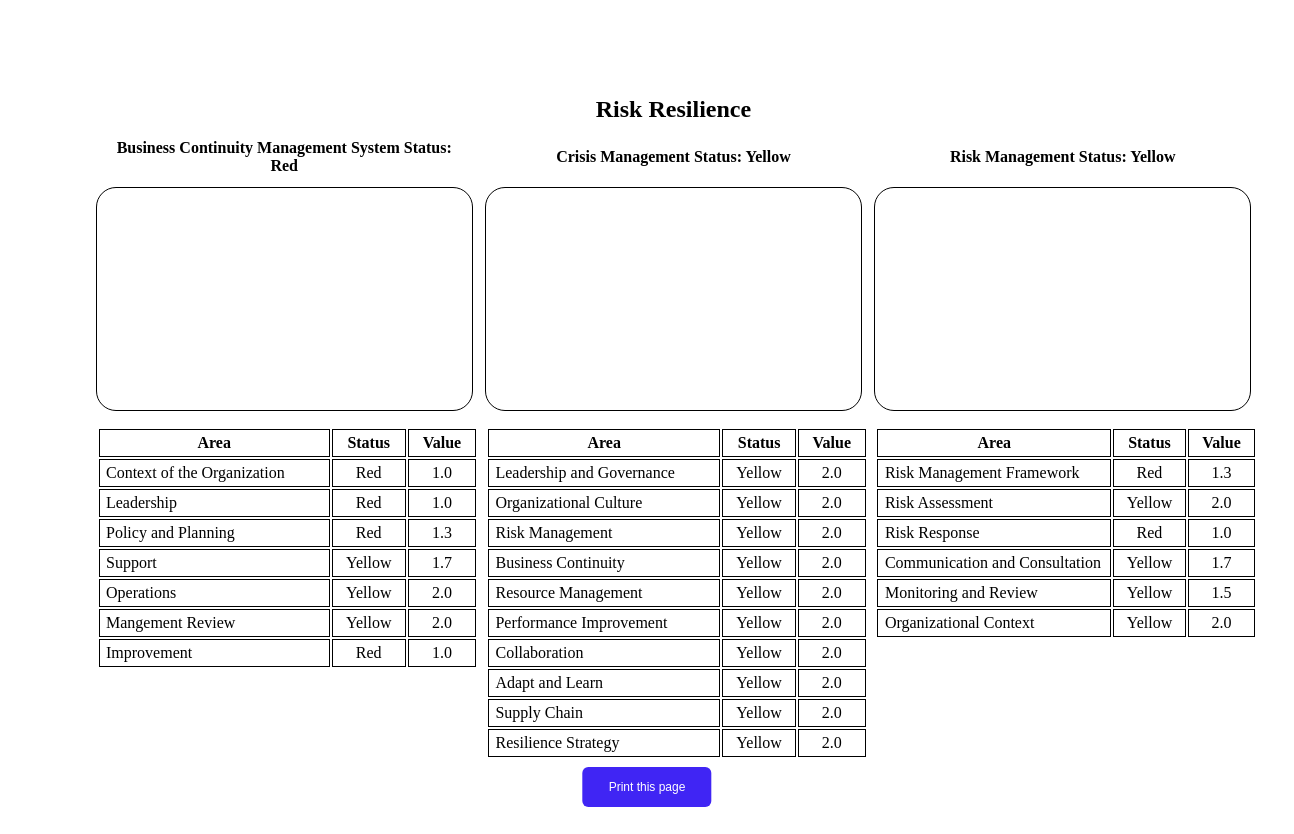
The app's page /ISO22301/results_overall/ (signed in) with its own data.
### ISO22301/models.py (models this page shows, shortened)
class Dashboard(models.Model):
    dashboard = models.CharField(max_length=50)
    company = models.CharField(max_length=150, default="None")

class Surveys(models.Model):
    survey = models.CharField(max_length=200)
    context = models.CharField(max_length=400) #identify survey css to use to set fill colors for visisted and results
    color = models.CharField(max_length=400) #set results color
    opacity = models.DecimalField(max_digits=2, decimal_places=1, blank = True) #Uset opacity for fill color for visited or results
    taken = models.IntegerField(blank = True) #Identify if survey taken: 0 = not taken, 1 = taken

class Final_Result(models.Model):
    user_id = models.IntegerField(null = True, blank=False)
    area = models.CharField(max_length=300)
    scores = models.DecimalField(max_digits=2, decimal_places=1)
    max_scores=models.IntegerField(blank = True)
    survey = models.IntegerField(blank = True)
    company = models.CharField(max_length=250, null = True)
    area_id = models.IntegerField(null = True, blank=False)
    overall_color = models.CharField(max_length=20, null = True)
    survey_name = models.CharField(max_length=40, null = True)
    length = models.IntegerField(blank = True)
    respondent = models.CharField(max_length=250, null = True)
    area_color = models.CharField(max_length=20, null = True)

### ISO22301/views.py (the view)
# urls.py: path('results_overall/', views.results_overall, name='results_overall',)
def results_overall(request):
    user_id=request.user.id #get current user to identify data to use
    browsertaball= Final_Result.objects.filter(user_id = user_id).all().values_list('company', flat =  True)
    browsertab = browsertaball[0]
    dashboard_title=list(Dashboard.objects.values_list('dashboard', flat=True))
    dashboard_title=dashboard_title[0]
    survey = Surveys.objects.all() #get all survey names
    survey_results = Final_Result.objects.filter(user_id = user_id).all().order_by('survey') #Get all tle results for a particular user, ordered by survey ascending
    survey_results_survey = survey_results.values_list('survey', flat=True) #Get list of survey to get unique results set to plot
    survey_results_max = list(set(survey_results.values_list('max_scores', flat=True))) #Get max value
    unique_surveys = list(set(survey_results_survey)) #Create list with only unique survey id by removing duplicates and use to create data sets for echarts
    survey=[*survey.values_list('survey',flat=True)] # gets list in format ['value0','value1'...]
    survey_results_area1 = list(survey_results.filter(survey=unique_surveys[0]).values_list('area', flat=True))
    survey_results_area2 = list(survey_results.filter(survey=unique_surveys[1]).values_list('area', flat=True))
    survey_results_area3 = list(survey_results.filter(survey=unique_surveys[2]).values_list('area', flat=True))
    survey_results_scores1 = list(survey_results.filter(survey=unique_surveys[0]).values_list('scores', flat=True))
    survey_results_scores2 = list(survey_results.filter(survey=unique_surveys[1]).values_list('scores', flat=True))
    survey_results_scores3 = list(survey_results.filter(survey=unique_surveys[2]).values_list('scores', flat=True))
    survey_results_colors1 = list(survey_results.filter(survey=unique_surveys[0]).values_list('area_color', flat=True))
    survey_results_colors2 = list(survey_results.filter(survey=unique_surveys[1]).values_list('area_color', flat=True))
    survey_results_colors3 = list(survey_results.filter(survey=unique_surveys[2]).values_list('area_color', flat=True))
    survey_length = []
    length=len(survey_results_area1)
    survey_length.append(length)
    length=len(survey_results_area2)
    survey_length.append(length)
    length=len(survey_results_area3)
    survey_length.append(length)
    outcomecolorvalue1 = list(set(survey_results.filter(survey=unique_surveys[0]).values_list('overall_color', flat=True)))
    outcomecolorvalue2 = list(set(survey_results.filter(survey=unique_surveys[1]).values_list('overall_color', flat=True)))
    outcomecolorvalue3 = list(set(survey_results.filter(survey=unique_surveys[2]).values_list('overall_color', flat=True)))
    outcome_color=outcomecolorvalue1+outcomecolorvalue2+outcomecolorvalue3 # Combine into one list in proper order
    table_header = [('Area', 'Value', 'Status')] # Create header for each table
    results_text1 = [(x, y, z) for x, y, z in zip (survey_results_area1, survey_results_scores1, survey_results_colors1)]
    top=results_text1.pop(0) # Remove first set of values to get list in proper display order
    results_text1.append(top) # Add to end; list will be dispalyed in resed order in HTML Template
    results_text2 = [(x, y, z) for x, y, z in zip (survey_results_area2, survey_results_scores2, survey_results_colors2)]
    top=results_text2.pop(0) # Remove first set of values to get list in proper display order
    results_text2.append(top) # Add to end; list will be dispalyed in resed order in HTML Template
    results_text3 = [(x, y, z) for x, y, z in zip (survey_results_area3, survey_results_scores3, survey_results_colors3)]
    top=results_text3.pop(0) # Remove first set of values to get list in proper display order
    results_text3.append(top) # Add to end; list will be dispalyed in resed order in HTML Template
    context = {
        'area_name1': survey_results_area1,
        'area_scores1': survey_results_scores1,
        'survey_length': survey_length,
        'survey_max': survey_results_max,
        'area_name2': survey_results_area2,
        'area_scores2': survey_results_scores2,
        'area_name3': survey_results_area3,
        'area_scores3': survey_results_scores3,
        'browsertab': browsertab,
        'dashboard_title': dashboard_title,
        'survey_name': survey,
        'outcome_color':outcome_color,
        'results_text1': results_text1,
        'results_text2': results_text2,
        'results_text3': results_text3,
        'table_header': table_header,
        }
    return render(request,'ISO22301/results_overall.html', context)

### ISO22301/templates/ISO22301/results_overall.html (shortened to what this page needs)
{% load static %}
<html lang = "en">
<head>
    <link rel="stylesheet" href="{% static 'css/styles.css' %}">
  </head>
    <body>
<div class = 'containerprint'>
<table class = 'container'>
  <tbody>
    <tr>
      <td class = 'nbl' colspan = 3>{{ dashboard_title }}</td>
    </tr>
    <tr>
      <td class = 'nb'>
      {{ survey_name.3}} Status: {{outcome_color.2}}
      </td>
      <td class = 'nb'>
      {{ survey_name.0}} Status: {{outcome_color.0}}
      </td>
      <td class = 'nb'>
      {{ survey_name.1}} Status: {{outcome_color.1}}
      </td>
    </tr>
    <tr>
      <td class = 'drilldown' id='main3' >
      </td>
<td class = 'drilldown' id='main1' >
      </td>
      <td class = 'drilldown' id='main2' >
      </td>
    </tr>
</body>
<div class="row">
  <div class="column">
<table style ='width:29.5vw'>
        {% for text in table_header %}
        <tr>
        <td class = 'areabold'>
          {{text.0}} </td>
        <td class = 'bold'>{{text.2}}</td>
        <td class = 'bold'>{{text.1}}</td>
        </tr>
        {% endfor %}
        {% for text in results_text3 reversed %}
        <tr>
        <td class = 'area'>
          {{text.0}} </td>
        <td>{{text.2}}</td>
        <td>{{text.1}}</td>
        </tr>
        {% endfor %}
        </table>
</div>
    <div class="column">
      <table style ='width:29.5vw'>
        {% for text in table_header %}
        <tr>
         <td class = 'areabold'>
          {{text.0}} </td>
         <td class = 'bold'>{{text.2}}</td>
         <td class = 'bold'>{{text.1}}</td>
         </tr>
         {% endfor %}
         {% for text in results_text1 reversed %}
         <tr>
          <td class = 'area'>
           {{text.0}} </td>
          <td>{{text.2}}</td>
          <td>{{text.1}}</td>
          </tr>
          {% endfor %}
        </table>
      </div>
      <div class="column">
        <table style ='width:29.5vw'>
          {% for text in table_header %}
          <tr>
           <td class = 'areabold'>
            {{text.0}} </td>
           <td class = 'bold'>{{text.2}}</td>
           <td class = 'bold'>{{text.1}}</td>
           </tr>
           {% endfor %}
           {% for text in results_text2 reversed %}
           <tr>
           <td class = 'area'>
            {{text.0}} </td>
           <td>{{text.2}}</td>
           <td>{{text.1}}</td>
           </tr>
           {% endfor %}
          </table>
        </div>
    </div>
  </body>
<div>
  <button onclick="window.print()">Print this page</button>
</div>
</html>

### assets/css/styles.css (style rules this page uses)
th, td { border:1px solid black; padding-left: .5vw; padding-right: .5vw; padding-top: .5vh; padding-bottom: .5vh; width: 8vw; height: 1vh; text-align: center; vertical-align: middle; }
table { width: 90vw; margin-bottom: 0px; }
button { position: absolute; left: 50vw; transform: translateX(-50%); height: 5vh; width: 10vw; background-color: #4025f4; color: white; margin: 8px 0; border: none; border-radius: 6px; font-size: 1.5vh; cursor: pointer; text-align:center; }
.container { display: flex; flex-direction: row; width:100vw; align-items: top; justify-content: space-between; margin-bottom: 1vh; border-spacing: 1vw 1vh; }
td.drilldown { width: 28vw; height: 28vh; border-radius: 20px; }
td.area { text-align: left; width: 50vw; }
.row { display: flex; justify-content: space-between; margin-left:1vw; margin-right: .5vw; gap: .6vw; }
td.nb { border: none; font-size: 2vh; font-weight: bold; text-align: center; vertical-align: middle; }
td.nbl { border: none; font-size: 3vh; font-weight: bold; text-align: center; vertical-align: middle; }
td.areabold { text-align: center; width: 50vw; font-weight: bold; }
td.bold { text-align: center; font-weight: bold; }

### ISO22301/templates/ISO22301/results_overall.html (style rules this page uses)
.containerprint { width: 60%; padding: 20mm; }

### records on screen
Dashboard: dashboard "Risk Resilience"
Surveys: survey "Business Continuity Management System"
Surveys: survey "Crisis Management"
Final_Result: area "Context of the Organization", text "Red", text "1.0"
Final_Result: area "Leadership", text "Red", text "1.0"
Final_Result: area "Policy and Planning", text "Red", scores "1.3"
Final_Result: area "Support", area_color "Yellow", scores "1.7"
Final_Result: area "Operations", area_color "Yellow", text "2.0"
Final_Result: area "Mangement Review", area_color "Yellow", text "2.0"
Final_Result: area "Improvement", text "Red", text "1.0"
Final_Result: area "Leadership and Governance", text "Yellow", text "2.0"
Final_Result: area "Organizational Culture", text "Yellow", text "2.0"
Final_Result: area "Resource Management", text "Yellow", text "2.0"
Final_Result: area "Performance Improvement", text "Yellow", text "2.0"
Final_Result: area "Collaboration", text "Yellow", text "2.0"
Final_Result: area "Adapt and Learn", text "Yellow", text "2.0"
Final_Result: area "Supply Chain", text "Yellow", text "2.0"
Final_Result: area "Resilience Strategy", text "Yellow", text "2.0"
Final_Result: area "Risk Management Framework", area_color "Red", scores "1.3"
Final_Result: area "Risk Assessment", text "Yellow", text "2.0"
Final_Result: area "Risk Response", area_color "Red", text "1.0"
Final_Result: area "Communication and Consultation", text "Yellow", scores "1.7"
Final_Result: area "Monitoring and Review", text "Yellow", scores "1.5"
Final_Result: area "Organizational Context", text "Yellow", text "2.0"

### other values on screen
{{ outcome_color.2 }} "Red"
{{ outcome_color.0 }} "Yellow"
{{ survey_name.1 }} "Risk Management"
{{ outcome_color.1 }} "Yellow"
{{ text.0 }} "Area"
{{ text.2 }} "Status"
{{ text.1 }} "Value"
{{ text.0 }} "Risk Management" "Business Continuity"
{{ text.2 }} "Yellow" "Yellow"
{{ text.1 }} "2.0" "2.0"
